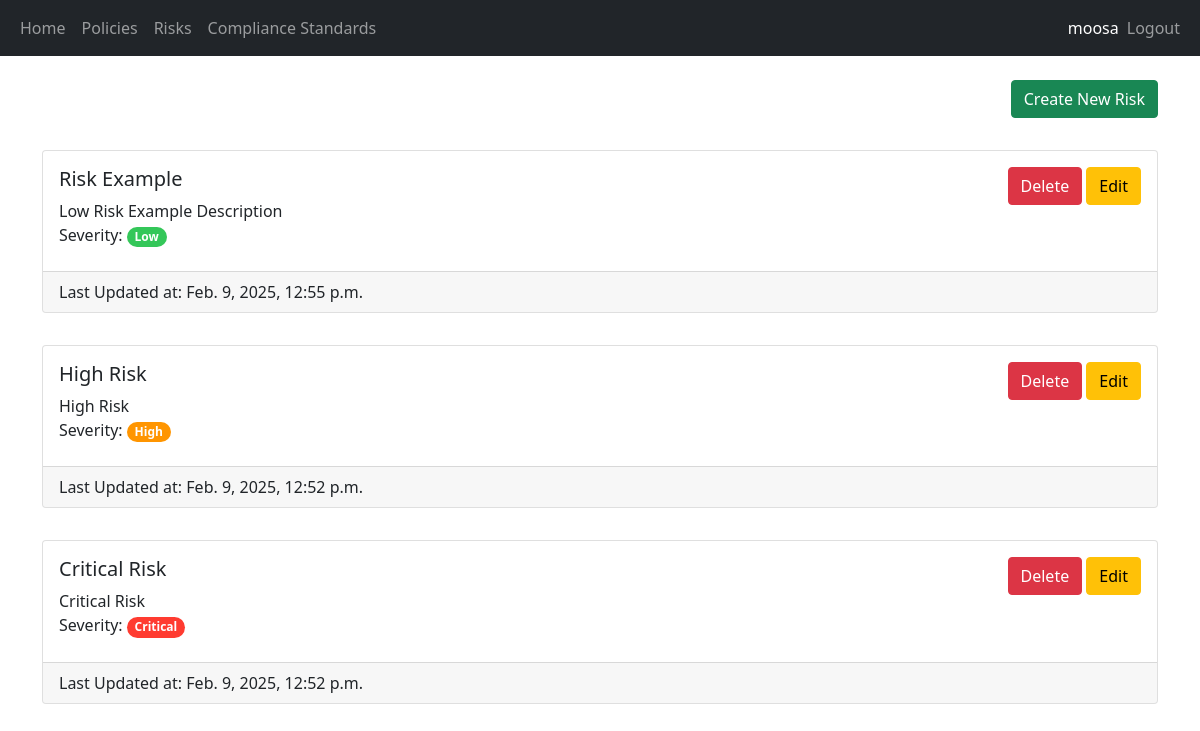
The app's page /risk-list (signed in), older data.
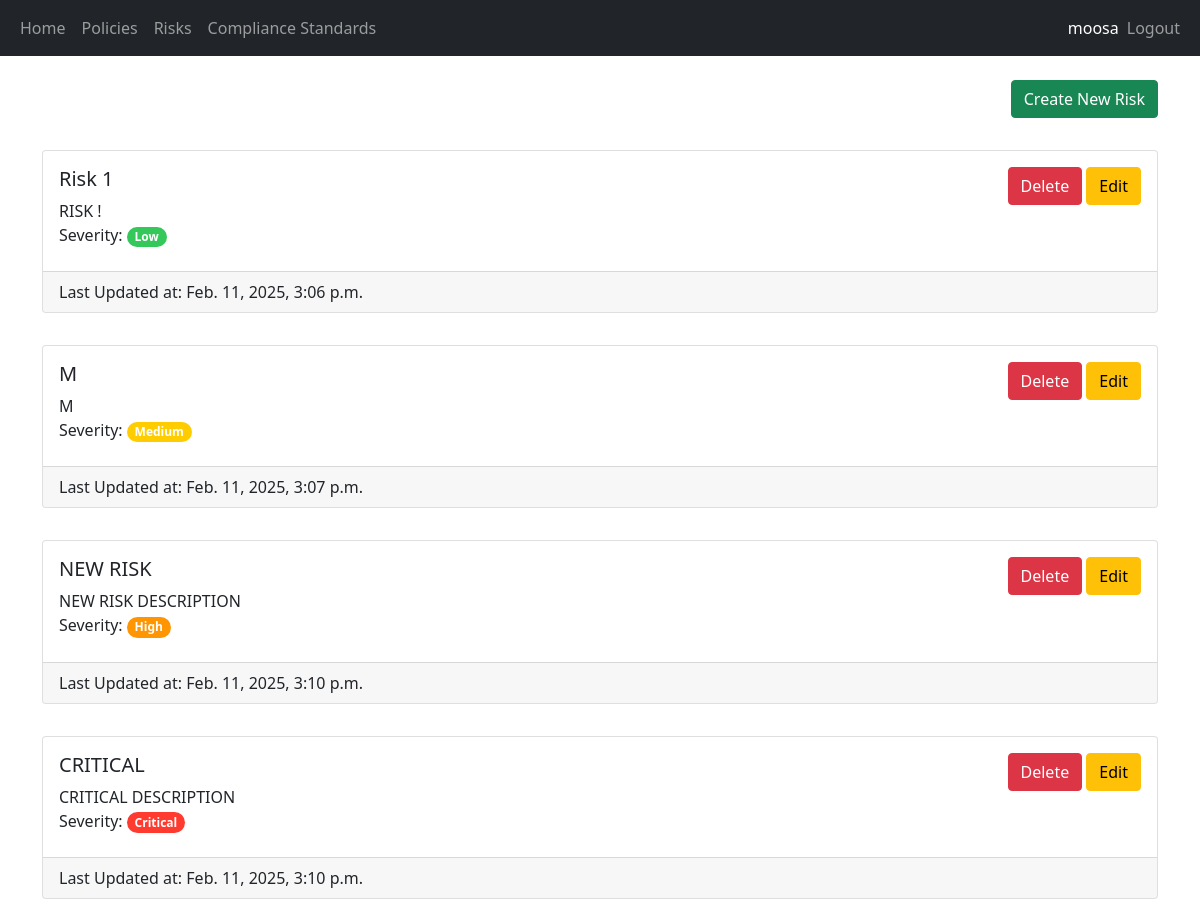
The same page, newer data.
### security/models.py (models this page shows, shortened)
class Risk(models.Model):
    Severity_Levels = [
        ("LOW", "Low"),
        ("MEDIUM", "Medium"),
        ("HIGH", "High"),
        ("CRITICAL", "Critical"),
    ]
    name = models.CharField(max_length=100)
    description = models.TextField(max_length=250)
    severity = models.CharField(max_length=100, choices=Severity_Levels, default="LOW")
    updated_at = models.DateTimeField(auto_now=True)
    tracker = FieldTracker()

### security/views.py (the view, shortened to what this page needs)
# urls.py: path('risk-list', views.view_risks, name='view_risks'),
@login_required(login_url="/login")
@permission_required(["security.view_risk", "security.delete_risk"], login_url="/access-denied")
def view_risks(request):
    risks = Risk.objects.all()
    return render(request, 'security/list_risk.html', {"risks": risks})

### security/templates/security/list_risk.html (shortened to what this page needs)
{% extends 'main/base.html' %}
{% block content %}
<div class="text-end">
    <a class="btn btn-success" href="/create-risk">Create New Risk</a>
</div>
<br/>
{% for risk in risks %}
<div class="card mt-2">
    <div class="card-body d-flex flex-row justify-content-between">
        <div class="card-title">
            <h5>{{ risk.name }}</h5>
            <span style="white-space: pre-line">{{ risk.description }}</span>
            <br/>
            <span style="white-space: pre-line">Severity: </span>
            <span class="badge rounded-pill {{risk.get_severity_display.lower}}-severity">{{risk.get_severity_display}}</span>
        </div>
        <div>
            <form method="post">
                {% if perms.security.delete_risk %}
                <button type="submit" class="btn btn-danger" name="risk-id-delete" value="{{risk.id}}">Delete</button>
                {% endif %}
                {% if perms.security.change_risk %}
                <a class="btn btn-warning" href="{% url 'edit_risk' risk.pk %}">Edit</a>
                {% endif %}
            </form>
        </div>
    </div>
    <div class="card-footer">Last Updated at: {{ risk.updated_at }}</div>
</div>
<br/>
{% empty %}
<p>No risks available.</p>
{% endfor %}
{% endblock %}

### main/templates/main/base.html (shortened to what this page needs)
<!DOCTYPE html>
<html lang="en">
<head>
    <link href="https://cdn.jsdelivr.net/npm/bootstrap@5.0.2/dist/css/bootstrap.min.css" rel="stylesheet">
    {% load static %}
    <link rel="stylesheet" href="{% static 'main/style.css' %}" />
</head>
<body>
    <nav class="navbar navbar-expand-lg navbar-dark bg-dark">
        <div class="container-fluid">
            <div>
                <ul class="navbar-nav">
                    <li class="nav-item">
                        <a class="nav-link" href="/home">Home</a>
                    </li>
                    {% if perms.security.view_policy %}
                    <li class="nav-item">
                        <a class="nav-link" href="/policy-list">Policies</a>
                    </li>
                    {% endif %}
                    {% if perms.security.view_risk %}
                    <li class="nav-item">
                        <a class="nav-link" href="/risk-list">Risks</a>
                    </li>
                    {% endif %}
                    {% if perms.security.view_compliancestandard %}
                    <li class="nav-item">
                        <a class="nav-link" href="/compliance-standard-list">Compliance Standards</a>
                    </li>
                    {% endif %}
                </ul>
            </div>
            <div>
                <ul class="navbar-nav">
                    {% if user.is_authenticated %}
                    <span class="navbar-text text-white">{{ user.username }}</span>
                    <li class="nav-item">
                        <a class="nav-link" href="/logout">Logout</a>
                    </li>
                    {% else %}
                    <li class="nav-item">
                        <a class="nav-link" href="/login">Login</a>
                    </li>
                    {% endif %}
                </ul>
            </div>
        </div>
    </nav>
    <br/>
    <div class="container">
        {% block content %}
        {% endblock %}
    </div>
</body>
</html>

### main/static/main/style.css (style rules this page uses)
.low-severity { background-color: #34C759; }
.medium-severity { background-color: #FFCC00; }
.high-severity { background-color: #FF9500; }
.critical-severity { background-color: #FF3B30; }

Row changes from the older to the newer data that the page shows:
removed Risk: name "Risk Example", description "Low Risk Example Description", severity "Low", {{ risk.id }} 1 (drawn), updated_at "Feb. 9, 2025, 12:55 p.m."
removed Risk: name "High Risk", description "High Risk", severity "High", {{ risk.id }} 2 (drawn), updated_at "Feb. 9, 2025, 12:52 p.m."
removed Risk: name "Critical Risk", description "Critical Risk", severity "Critical", {{ risk.id }} 3 (drawn), updated_at "Feb. 9, 2025, 12:52 p.m."
added Risk: name "Risk 1", description "RISK !", severity "Low", {{ risk.id }} 4 (drawn), updated_at "Feb. 11, 2025, 3:06 p.m."
added Risk: name "M", description "M", severity "Medium", {{ risk.id }} 5 (drawn), updated_at "Feb. 11, 2025, 3:07 p.m."
added Risk: name "NEW RISK", description "NEW RISK DESCRIPTION", severity "High", {{ risk.id }} 6 (drawn), updated_at "Feb. 11, 2025, 3:10 p.m."
added Risk: name "CRITICAL", description "CRITICAL DESCRIPTION", severity "Critical", {{ risk.id }} 7 (drawn), updated_at "Feb. 11, 2025, 3:10 p.m."
